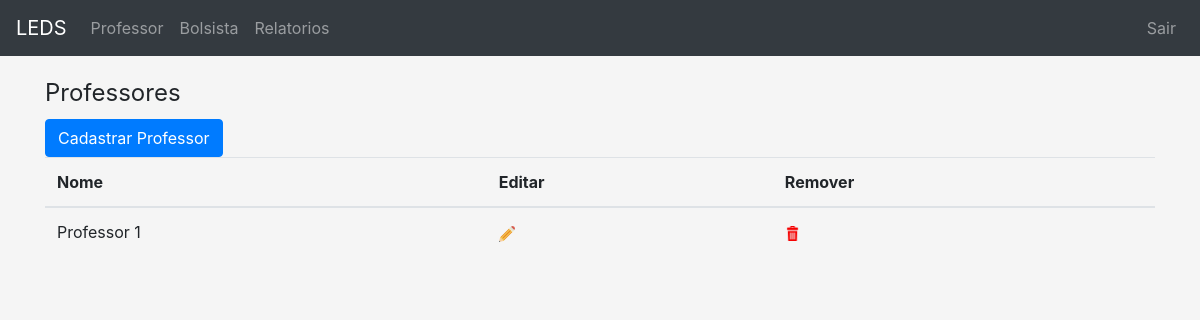
/professor/ (signed in), run on an earlier commit of the app's database.
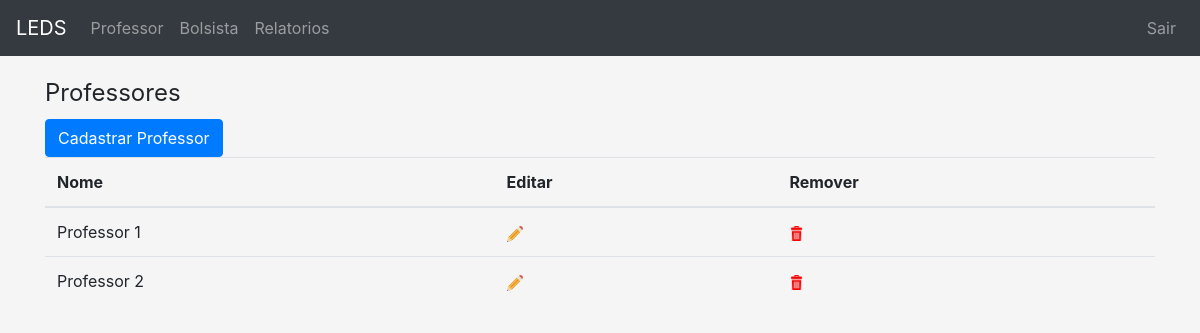
And on a later commit of the database.
### app/models.py (models this page shows, shortened)
class Professor(models.Model):
	nome = models.CharField('Nome', max_length=100, unique = True)
	class Meta:
		verbose_name='Professor';
		verbose_name_plural='Professores'

### app/views.py (the view)
# urls.py: url(r'^professor/$', views.list_professor, name='list_professor'),
@login_required(login_url='/login')
def list_professor(request):
	professores = Professor.objects.all()
	return render(request, 'professor/list_professor.html',{'professores':professores})

### app/templates/professor/list_professor.html (shortened to what this page needs)
{% extends "base.html" %}
{%load static%}
{% load django_bootstrap_breadcrumbs %}
{%block content%}
    <legend>Professores</legend>
    <a href="{%url 'app:create_professor'%}"><button class="btn btn-primary">Cadastrar Professor
</button></a>
    <table class="table">
        <thead>
        <tr>
            <th>Nome</th>
            <th>Editar</th>
            <th>Remover</th>
        </thead>
        <tbody>
        {% for professor in professores %}
            <tr>
                <td>{{ professor.nome }}</td>
                <td><a href="{%url 'app:update_professor' professor.id%}"><img alt="" src="{% static 'img/edit.png'%}"></a></td>
                <td><a href="{%url 'app:delete_professor' professor.id%}"><img alt="" src="{% static 'img/rubbish.png'%}" width="15" height="15"></a></td>
            </tr>
        {% endfor %}
        </tbody>
    </table>
{% endblock %}

What changed in the data, as far as the page shows it:
added Professor: nome "Professor 2"
